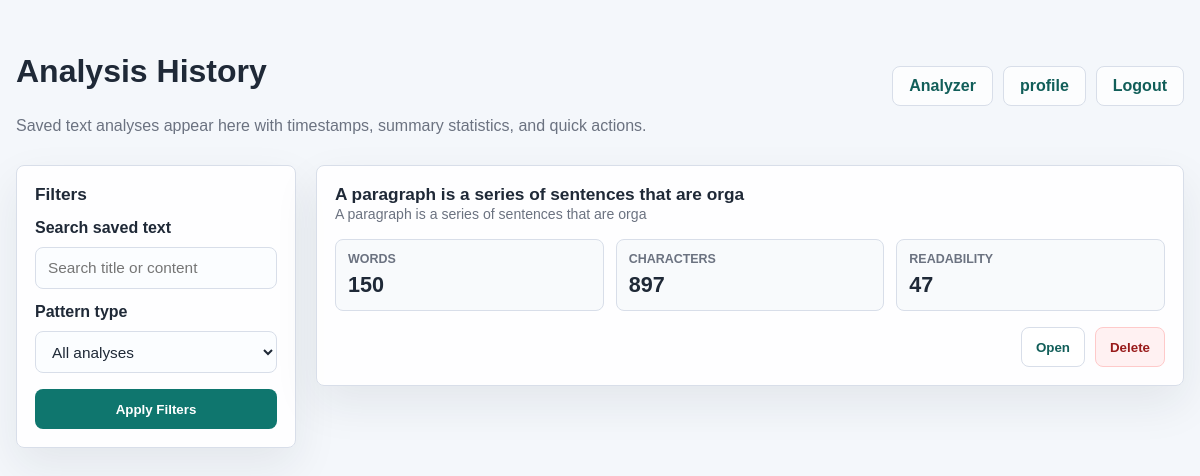
The app's page /Text_Analyzer/history/ (signed in) with its own data.
### Text_Analyzer/models.py (models this page shows)
class AnalyzeSave(models.Model):
    Person = models.ForeignKey(User, on_delete=models.CASCADE)
    Title = models.TextField(max_length=100)
    orginal_text = models.TextField()
    updated_text = models.TextField()
    words_count  = models.IntegerField()
    sentence_count =  models.IntegerField()
    character_count =  models.IntegerField()
    paragraph_count =  models.IntegerField()
    readablity_score = models.IntegerField()
    reading_time = models.FloatField()
    Saving_date_time = models.DateTimeField(auto_now_add=True)

### Text_Analyzer/views.py (the view)
# urls.py: path("history/", views.History, name='history'),
def History(request):
    if request.user.is_authenticated:
        data = AnalyzeSave.objects.filter(Person = request.user)
        return render(request, 'Text_Analyzer/history.html', context={
            "User_history" : data
        })
    return render(request, 'Text_Analyzer/history.html')

### Text_Analyzer/templates/Text_Analyzer/history.html (shortened to what this page needs)
{% extends "Text_Analyzer/base.html" %}
{% block content %}
<body class="history-page">
    <main class="page">
        <header>
            <div>
                <h1>Analysis History</h1>
                <p class="intro">Saved text analyses appear here with timestamps, summary statistics, and quick actions.</p>
            </div>
            <nav>
                <a href="{% url 'TAnalyzer:home' %}">Analyzer</a>
                <a href="{% url 'TAnalyzer:profile' %}">profile</a>
                <a href="logout.html">Logout</a>
            </nav>
        </header>
        <section class="history-layout">
            <aside class="panel history-filter">
                <h2>Filters</h2>
                <label for="historySearch">Search saved text</label>
                <input id="historySearch" type="search" placeholder="Search title or content">
                <label for="patternType">Pattern type</label>
                <select id="patternType">
                    <option>All analyses</option>
                </select>
                <button type="button">Apply Filters</button>
            </aside>
            {% if  User_history %}
            <section class="history-list">
                {% for hist in User_history %}
                    <article class="panel history-card">
                        <div>
                            <h2>{{ hist.Title }}</h2>
                            <span>{{ hist.Title }}</span>
                        </div>
                        <dl class="metric-row">
                            <div>
                                <dt>Words</dt>
                                <dd>{{ hist.words_count }}</dd>
                            </div>
                            <div>
                                <dt>Characters</dt>
                                <dd>{{ hist.character_count }}</dd>
                            </div>
                            <div>
                                <dt>Readability</dt>
                                <dd>{{ hist.readablity_score }}</dd>
                            </div>
                        </dl>
                        <div class="card-actions">
                            <button type="button" class="secondary">Open</button>
                            <button type="button" onclick="window.location.href='{% url 'TAnalyzer:delete_analyze' hist.id %}'" class="danger">Delete</button>
                        </div>
                    </article>
                {% endfor %}
            </section>
            {% else %}
            <h3> No records aviable</h3>
            {% endif %}
        </section>
    </main>
</body>
{% endblock %}

### Text_Analyzer/Static/Text_Analyzer/style.css (style rules this page uses)
:root { --ink: #1f2937; --muted: #6b7280; --line: #d8dee9; --paper: #ffffff; --wash: #f4f7fb; --accent: #0f766e; --accent-dark: #115e59; --gold: #b7791f; }
* { box-sizing: border-box; }
body { margin: 0; min-height: 100vh; color: var(--ink); background: var(--wash); font-family: Arial, Helvetica, sans-serif; }
.page { width: min(1180px, calc(100% - 32px)); margin: 0 auto; padding: 32px 0 40px; }
header { display: flex; align-items: center; justify-content: space-between; gap: 18px; margin-bottom: 26px; }
p { color: var(--muted); line-height: 1.7; }
.intro { max-width: 680px; margin: 0; }
a { color: var(--accent); font-weight: 800; text-decoration: none; }
nav a, .home-link { display: inline-flex; align-items: center; justify-content: center; min-height: 40px; padding: 0 16px; border: 1px solid var(--line); border-radius: 8px; color: var(--accent-dark); background: rgba(255, 255, 255, 0.75); font-weight: 800; }
nav { display: flex; flex-wrap: wrap; gap: 10px; justify-content: flex-end; }
.panel { border: 1px solid var(--line); border-radius: 8px; background: rgba(255, 255, 255, 0.92); box-shadow: 0 18px 45px rgba(31, 41, 55, 0.08); }
label { display: block; margin-bottom: 10px; font-weight: 800; }
input, select { width: 100%; min-height: 42px; padding: 0 12px; border: 1px solid var(--line); border-radius: 8px; color: var(--ink); background: #fbfdff; font: 0.96rem Arial, Helvetica, sans-serif; outline: none; }
button { min-height: 40px; padding: 0 14px; border: 1px solid transparent; border-radius: 8px; color: #ffffff; background: var(--accent); font-weight: 800; cursor: pointer; }
button.secondary { color: var(--accent-dark); border-color: var(--line); background: #ffffff; }
button.danger { color: #991b1b; border-color: #fecaca; background: #fff1f2; }
.tool-heading h2, .section-head h2, .history-filter h2, .history-card h2, .profile-card h2 { margin: 0; font-size: 1.08rem; }
.history-item span, .history-card span { margin-top: 4px; color: var(--muted); font-size: 0.88rem; }
.history-layout, .profile-layout { display: grid; grid-template-columns: 280px minmax(0, 1fr); gap: 20px; align-items: start; }
.history-filter, .profile-card { padding: 18px; }
.history-filter label { margin-top: 14px; }
.history-filter button, .profile-card button { width: 100%; margin-top: 16px; }
.history-list, .profile-main { display: grid; gap: 16px; }
.history-card { padding: 18px; }
.metric-row { display: grid; grid-template-columns: repeat(3, minmax(0, 1fr)); gap: 12px; margin: 16px 0; }
.metric-row div { padding: 12px; border: 1px solid var(--line); border-radius: 8px; background: #f8fafc; }
.metric-row dt { color: var(--muted); font-size: 0.78rem; font-weight: 800; text-transform: uppercase; }
.metric-row dd { margin: 6px 0 0; color: var(--ink); font-size: 1.35rem; font-weight: 800; }
.card-actions { display: flex; gap: 10px; justify-content: flex-end; }

### records on screen
AnalyzeSave: Title "A paragraph is a series of sentences that are orga", words_count "150", character_count "897", readablity_score "47"
